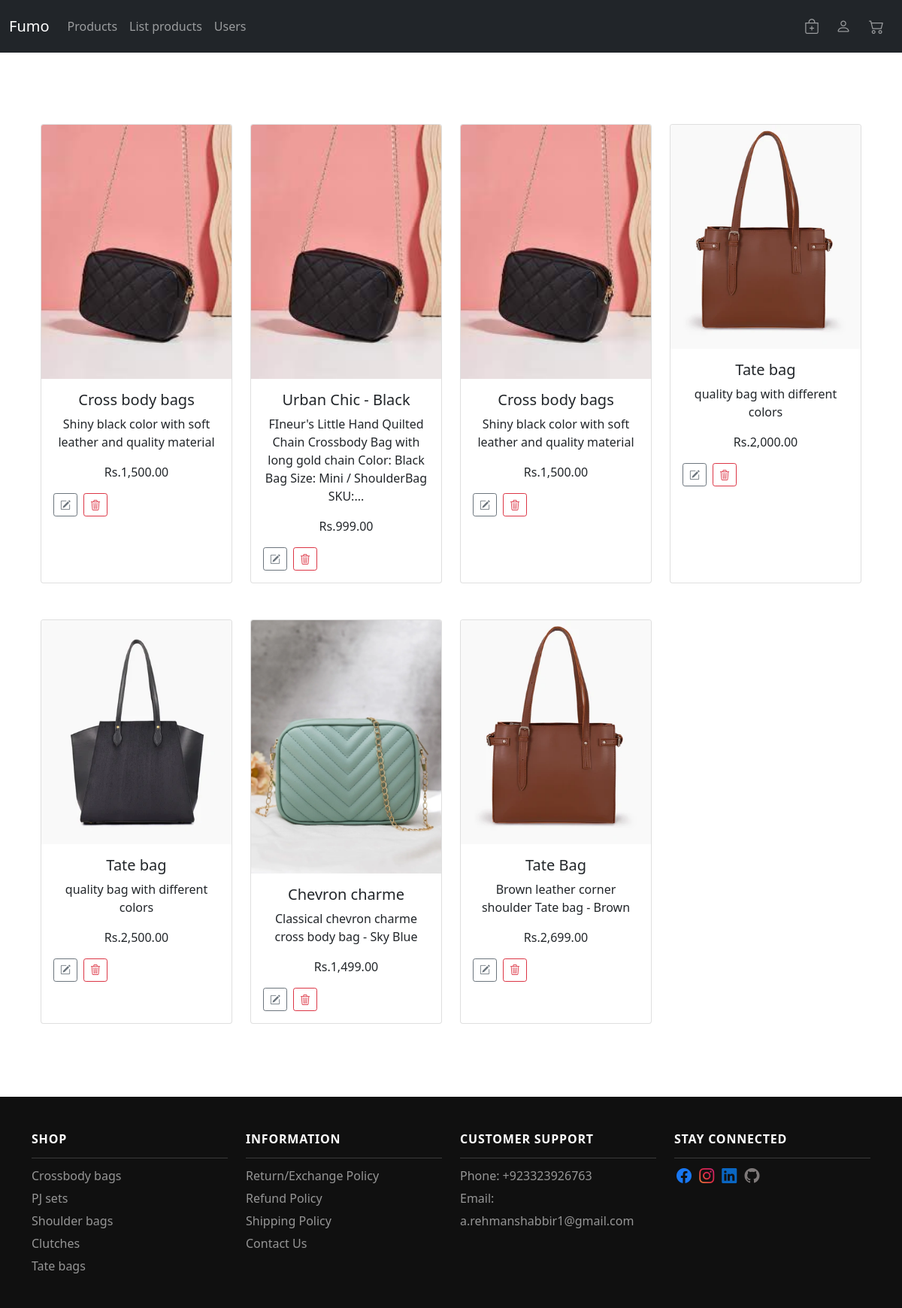
/admin/products (signed in), run on an earlier commit of the app's database.
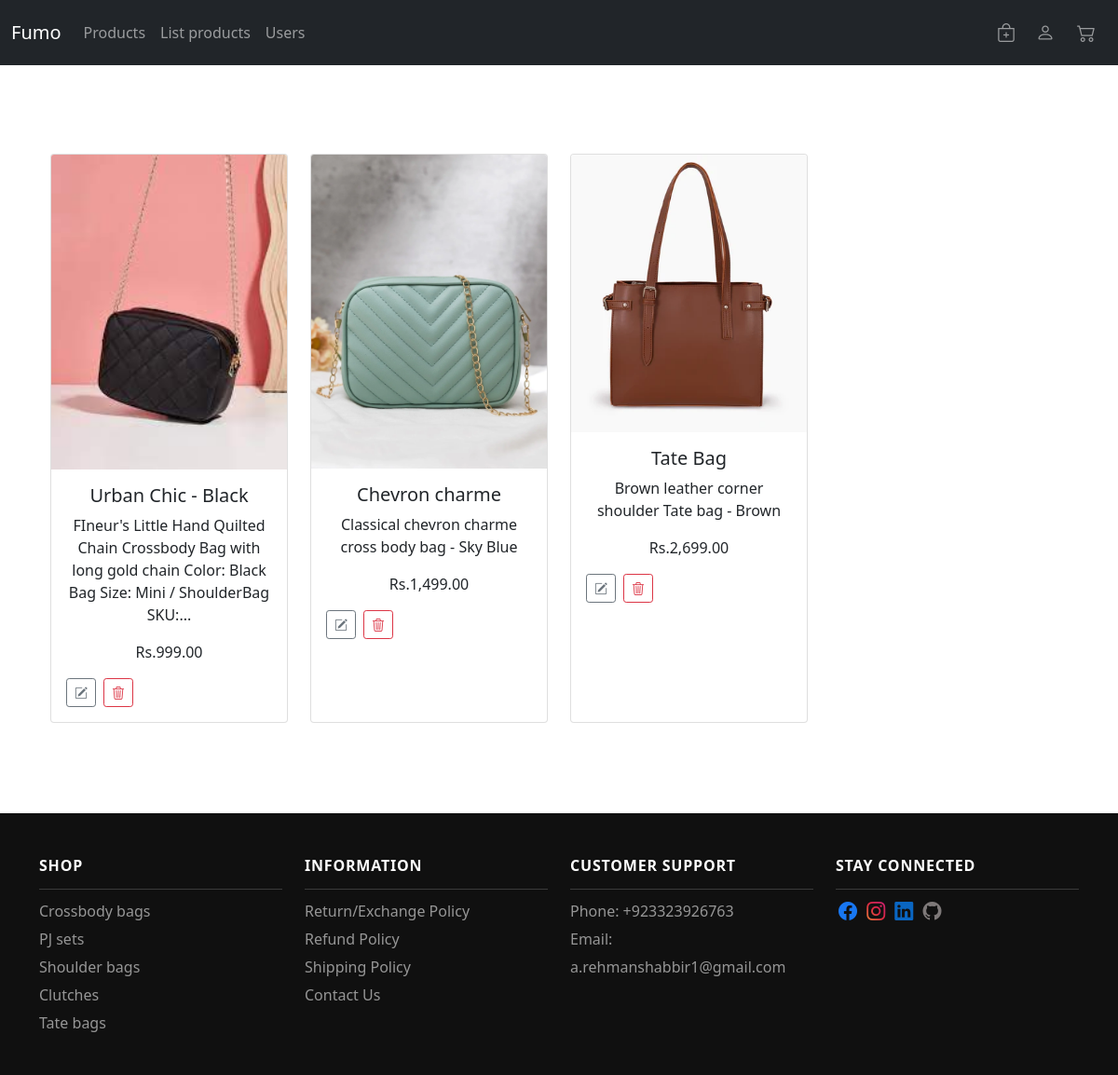
And on a later commit of the database.
### tables this page shows
CREATE TABLE product (
    id INTEGER PRIMARY KEY AUTOINCREMENT,
    name TEXT,
    description TEXT,
    price INTEGER NOT NULL,
    categoryid INTEGER, imageurl text,
    FOREIGN KEY(categoryid) REFERENCES category(id)
);

### app.py (the view)
@app.route("/admin/products", methods = ["GET", "POST"])
@login_required
def products():
        db = get_db()
        product_list = db.execute("SELECT * FROM product")
        return render_template("products.html", product_list=product_list, rupee=rupee)

### app.py (called while the page is built)
@app.after_request
def after_request(response):
    response.headers["Cache-Control"] = "no-cache, no-store, must-revalidate"
    response.headers["Expires"] = 0
    response.headers["Pragma"] = "no-cache"
    return response

### helpers.py (called while the page is built)
def get_db():
    if 'db' not in g:
        g.db = sqlite3.connect(
            current_app.config['DATABASE'],
            detect_types=sqlite3.PARSE_DECLTYPES
        )
        g.db.row_factory = sqlite3.Row
    return g.db

def login_required(f):
    @wraps(f)
    def decorated_function(*args, **kwargs):
        if session.get("user_id") is None:
            return redirect(url_for("login"))
        return f(*args, **kwargs)
    return decorated_function

def rupee(value):
    return f"Rs.{value:,.2f}"

### templates/products.html (shortened to what this page needs)
{% extends "layout.html" %}
{% block main %}
<div class="row row-cols-1 row-cols-sm-2 row-cols-md-3 row-cols-lg-4 g-4">
  {% for product in product_list %}
  <div class="col mb-4">
    <div class="card h-100 addproduct_form">
      <img src="{{ url_for('static', filename=product.imageurl) }}" style="max-height: 350px; max-width: 100%; object-fit: contain;" class="card-img-top img-fluid" alt="incorrect url">
      <div class="card-body">
        <h5 class="card-title">{{ product.name }}</h5>
        <p class="card-text">{{ product.description }}</p>
        <p class="card-text">{{ product.price | rupee }}</p>
        <div class="row">
          <div class="col d-flex flex-row">
            <a href="{{ url_for('edit_product', id=product.id)}}" class="btn btn-outline-secondary btn-sm me-2">
              <i class="bi bi-pencil-square"></i>
            </a>
            <form action="/delete_product" method="POST">
              <button class="btn btn-outline-danger btn-sm" type="submit" id="product_id">
                <i class="bi bi-trash3"></i>
              </button>
            </form>
          </div>
        </div>
      </div>
    </div>
  </div>
  {% endfor %}
</div>
{% endblock %}

What changed in the data, as far as the page shows it:
removed product: imageurl (picture), name "Cross body bags", description "Shiny black color with soft leather and quality material", price "Rs.1,500.00"
removed product: imageurl (picture), name "Cross body bags", description "Shiny black color with soft leather and quality material", price "Rs.1,500.00"
removed product: imageurl (picture), name "Tate bag", description "quality bag with different colors", price "Rs.2,000.00"
removed product: imageurl (picture), name "Tate bag", description "quality bag with different colors", price "Rs.2,500.00"
